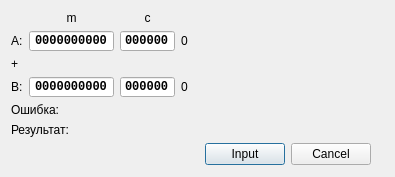
<?xml version="1.0" encoding="UTF-8"?>
<ui version="4.0">
 <class>CFaddInputDialog</class>
 <widget class="QDialog" name="CFaddInputDialog">
  <property name="geometry">
   <rect>
    <x>0</x>
    <y>0</y>
    <width>395</width>
    <height>177</height>
   </rect>
  </property>
  <property name="minimumSize">
   <size>
    <width>395</width>
    <height>177</height>
   </size>
  </property>
  <property name="maximumSize">
   <size>
    <width>395</width>
    <height>177</height>
   </size>
  </property>
  <property name="windowTitle">
   <string>Floating point addition</string>
  </property>
  <property name="windowIcon">
   <iconset resource="../../../resources.qrc">
    <normaloff>:/common/embleme.png</normaloff>:/common/embleme.png</iconset>
  </property>
  <layout class="QFormLayout" name="formLayout">
   <item row="0" column="0">
    <layout class="QVBoxLayout" name="verticalLayout">
     <item>
      <layout class="QHBoxLayout" name="horizontalLayout">
       <item>
        <layout class="QGridLayout" name="gridLayout">
         <item row="3" column="2">
          <widget class="QLineEdit" name="mBmantEdit">
           <property name="sizePolicy">
            <sizepolicy hsizetype="Preferred" vsizetype="Fixed">
             <horstretch>0</horstretch>
             <verstretch>0</verstretch>
            </sizepolicy>
           </property>
           <property name="minimumSize">
            <size>
             <width>85</width>
             <height>20</height>
            </size>
           </property>
           <property name="maximumSize">
            <size>
             <width>85</width>
             <height>20</height>
            </size>
           </property>
           <property name="font">
            <font>
             <family>Courier New</family>
             <weight>75</weight>
             <bold>true</bold>
            </font>
           </property>
           <property name="text">
            <string notr="true">0000000000</string>
           </property>
           <property name="alignment">
            <set>Qt::AlignCenter</set>
           </property>
          </widget>
         </item>
         <item row="3" column="3">
          <widget class="QLineEdit" name="mBcharEdit">
           <property name="sizePolicy">
            <sizepolicy hsizetype="Preferred" vsizetype="Fixed">
             <horstretch>0</horstretch>
             <verstretch>0</verstretch>
            </sizepolicy>
           </property>
           <property name="minimumSize">
            <size>
             <width>55</width>
             <height>20</height>
            </size>
           </property>
           <property name="maximumSize">
            <size>
             <width>55</width>
             <height>20</height>
            </size>
           </property>
           <property name="font">
            <font>
             <family>Courier New</family>
             <weight>75</weight>
             <bold>true</bold>
            </font>
           </property>
           <property name="text">
            <string notr="true">000000</string>
           </property>
           <property name="alignment">
            <set>Qt::AlignCenter</set>
           </property>
          </widget>
         </item>
         <item row="0" column="3">
          <widget class="QLabel" name="label_4">
           <property name="sizePolicy">
            <sizepolicy hsizetype="Minimum" vsizetype="Preferred">
             <horstretch>0</horstretch>
             <verstretch>0</verstretch>
            </sizepolicy>
           </property>
           <property name="text">
            <string notr="true">c</string>
           </property>
           <property name="alignment">
            <set>Qt::AlignCenter</set>
           </property>
          </widget>
         </item>
         <item row="1" column="2">
          <widget class="QLineEdit" name="mAmantEdit">
           <property name="sizePolicy">
            <sizepolicy hsizetype="Preferred" vsizetype="Fixed">
             <horstretch>0</horstretch>
             <verstretch>0</verstretch>
            </sizepolicy>
           </property>
           <property name="minimumSize">
            <size>
             <width>85</width>
             <height>20</height>
            </size>
           </property>
           <property name="maximumSize">
            <size>
             <width>85</width>
             <height>20</height>
            </size>
           </property>
           <property name="font">
            <font>
             <family>Courier New</family>
             <weight>75</weight>
             <bold>true</bold>
            </font>
           </property>
           <property name="text">
            <string notr="true">0000000000</string>
           </property>
           <property name="alignment">
            <set>Qt::AlignCenter</set>
           </property>
          </widget>
         </item>
         <item row="3" column="1">
          <widget class="QLabel" name="label_2">
           <property name="sizePolicy">
            <sizepolicy hsizetype="Minimum" vsizetype="Preferred">
             <horstretch>0</horstretch>
             <verstretch>0</verstretch>
            </sizepolicy>
           </property>
           <property name="text">
            <string notr="true">B:</string>
           </property>
          </widget>
         </item>
         <item row="1" column="3">
          <widget class="QLineEdit" name="mAcharEdit">
           <property name="sizePolicy">
            <sizepolicy hsizetype="Preferred" vsizetype="Fixed">
             <horstretch>0</horstretch>
             <verstretch>0</verstretch>
            </sizepolicy>
           </property>
           <property name="minimumSize">
            <size>
             <width>55</width>
             <height>20</height>
            </size>
           </property>
           <property name="maximumSize">
            <size>
             <width>55</width>
             <height>20</height>
            </size>
           </property>
           <property name="font">
            <font>
             <family>Courier New</family>
             <weight>75</weight>
             <bold>true</bold>
            </font>
           </property>
           <property name="text">
            <string notr="true">000000</string>
           </property>
           <property name="alignment">
            <set>Qt::AlignCenter</set>
           </property>
          </widget>
         </item>
         <item row="1" column="1">
          <widget class="QLabel" name="label">
           <property name="sizePolicy">
            <sizepolicy hsizetype="Minimum" vsizetype="Preferred">
             <horstretch>0</horstretch>
             <verstretch>0</verstretch>
            </sizepolicy>
           </property>
           <property name="text">
            <string notr="true">A:</string>
           </property>
          </widget>
         </item>
         <item row="0" column="2">
          <widget class="QLabel" name="label_3">
           <property name="sizePolicy">
            <sizepolicy hsizetype="Minimum" vsizetype="Preferred">
             <horstretch>0</horstretch>
             <verstretch>0</verstretch>
            </sizepolicy>
           </property>
           <property name="text">
            <string notr="true">m</string>
           </property>
           <property name="alignment">
            <set>Qt::AlignCenter</set>
           </property>
          </widget>
         </item>
         <item row="2" column="1">
          <widget class="QLabel" name="label_5">
           <property name="sizePolicy">
            <sizepolicy hsizetype="Minimum" vsizetype="Preferred">
             <horstretch>0</horstretch>
             <verstretch>0</verstretch>
            </sizepolicy>
           </property>
           <property name="text">
            <string notr="true">+</string>
           </property>
          </widget>
         </item>
         <item row="1" column="4">
          <widget class="QLabel" name="mAValueText">
           <property name="sizePolicy">
            <sizepolicy hsizetype="Fixed" vsizetype="Preferred">
             <horstretch>0</horstretch>
             <verstretch>0</verstretch>
            </sizepolicy>
           </property>
           <property name="minimumSize">
            <size>
             <width>150</width>
             <height>0</height>
            </size>
           </property>
           <property name="maximumSize">
            <size>
             <width>150</width>
             <height>16777215</height>
            </size>
           </property>
           <property name="text">
            <string notr="true">0</string>
           </property>
           <property name="alignment">
            <set>Qt::AlignLeading|Qt::AlignLeft|Qt::AlignVCenter</set>
           </property>
          </widget>
         </item>
         <item row="3" column="4">
          <widget class="QLabel" name="mBValueText">
           <property name="sizePolicy">
            <sizepolicy hsizetype="Fixed" vsizetype="Preferred">
             <horstretch>0</horstretch>
             <verstretch>0</verstretch>
            </sizepolicy>
           </property>
           <property name="minimumSize">
            <size>
             <width>150</width>
             <height>0</height>
            </size>
           </property>
           <property name="maximumSize">
            <size>
             <width>150</width>
             <height>16777215</height>
            </size>
           </property>
           <property name="text">
            <string notr="true">0</string>
           </property>
           <property name="alignment">
            <set>Qt::AlignLeading|Qt::AlignLeft|Qt::AlignVCenter</set>
           </property>
          </widget>
         </item>
        </layout>
       </item>
       <item>
        <spacer name="horizontalSpacer_2">
         <property name="orientation">
          <enum>Qt::Horizontal</enum>
         </property>
         <property name="sizeHint" stdset="0">
          <size>
           <width>40</width>
           <height>20</height>
          </size>
         </property>
        </spacer>
       </item>
      </layout>
     </item>
     <item>
      <widget class="QLabel" name="mErrorText">
       <property name="sizePolicy">
        <sizepolicy hsizetype="Minimum" vsizetype="Preferred">
         <horstretch>0</horstretch>
         <verstretch>0</verstretch>
        </sizepolicy>
       </property>
       <property name="text">
        <string notr="true">Ошибка:</string>
       </property>
      </widget>
     </item>
     <item>
      <widget class="QLabel" name="mResultText">
       <property name="sizePolicy">
        <sizepolicy hsizetype="Minimum" vsizetype="Preferred">
         <horstretch>0</horstretch>
         <verstretch>0</verstretch>
        </sizepolicy>
       </property>
       <property name="text">
        <string notr="true">Результат:</string>
       </property>
      </widget>
     </item>
     <item>
      <layout class="QHBoxLayout" name="horizontalLayout_3">
       <item>
        <spacer name="horizontalSpacer">
         <property name="orientation">
          <enum>Qt::Horizontal</enum>
         </property>
         <property name="sizeHint" stdset="0">
          <size>
           <width>40</width>
           <height>20</height>
          </size>
         </property>
        </spacer>
       </item>
       <item>
        <widget class="QPushButton" name="mInputButton">
         <property name="text">
          <string>Input</string>
         </property>
        </widget>
       </item>
       <item>
        <widget class="QPushButton" name="mCancelButton">
         <property name="text">
          <string>Cancel</string>
         </property>
        </widget>
       </item>
      </layout>
     </item>
    </layout>
   </item>
  </layout>
 </widget>
 <tabstops>
  <tabstop>mAmantEdit</tabstop>
  <tabstop>mAcharEdit</tabstop>
  <tabstop>mBmantEdit</tabstop>
  <tabstop>mBcharEdit</tabstop>
  <tabstop>mInputButton</tabstop>
  <tabstop>mCancelButton</tabstop>
 </tabstops>
 <resources>
  <include location="../../../resources.qrc"/>
 </resources>
 <connections/>
</ui>
